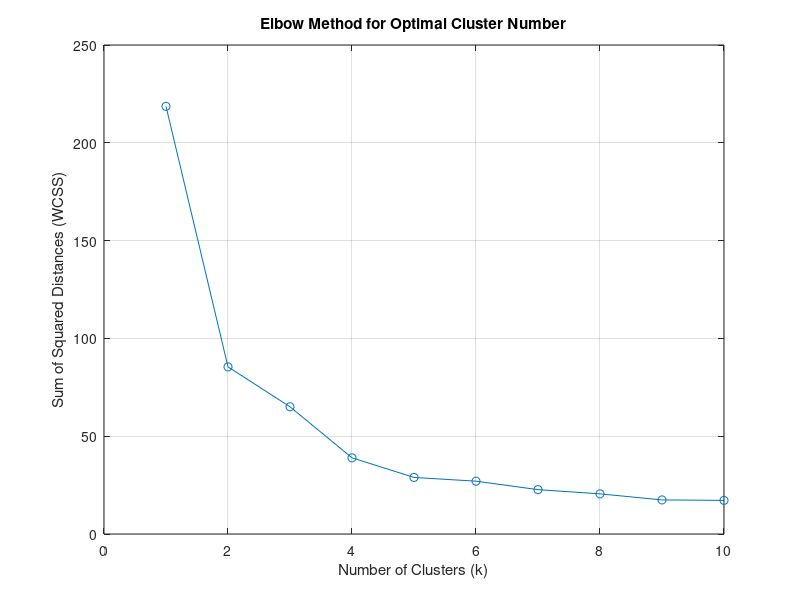

This chart was generated by the following MATLAB code:
clc
clear all
% Generate some example discrete data (replace with your own data)
load 200point.mat
data = data(:,[1:2]);

% Initialize an array to store the sum of squared distances (SSD)
SSD = zeros(1, 10);  % Assume a maximum of 10 clusters

for k = 1:10
    % Perform k-means clustering
    [idx, ~, sumd] = kmeans(data, k, 'MaxIter', 1000);
    
    % Compute the sum of squared distances (WCSS)
    SSD(k) = sum(sumd);
end

% Plot the SSD for different numbers of clusters
figure;
plot(1:10, SSD, 'o-');
xlabel('Number of Clusters (k)');
ylabel('Sum of Squared Distances (WCSS)');
title('Elbow Method for Optimal Cluster Number');
grid on;

% Find the elbow point using a heuristic (e.g., derivative analysis)
diffSSD = diff(SSD);
[~, optimalK] = max(diffSSD);
disp(['Optimal number of clusters (elbow point): ', num2str(optimalK)]);
